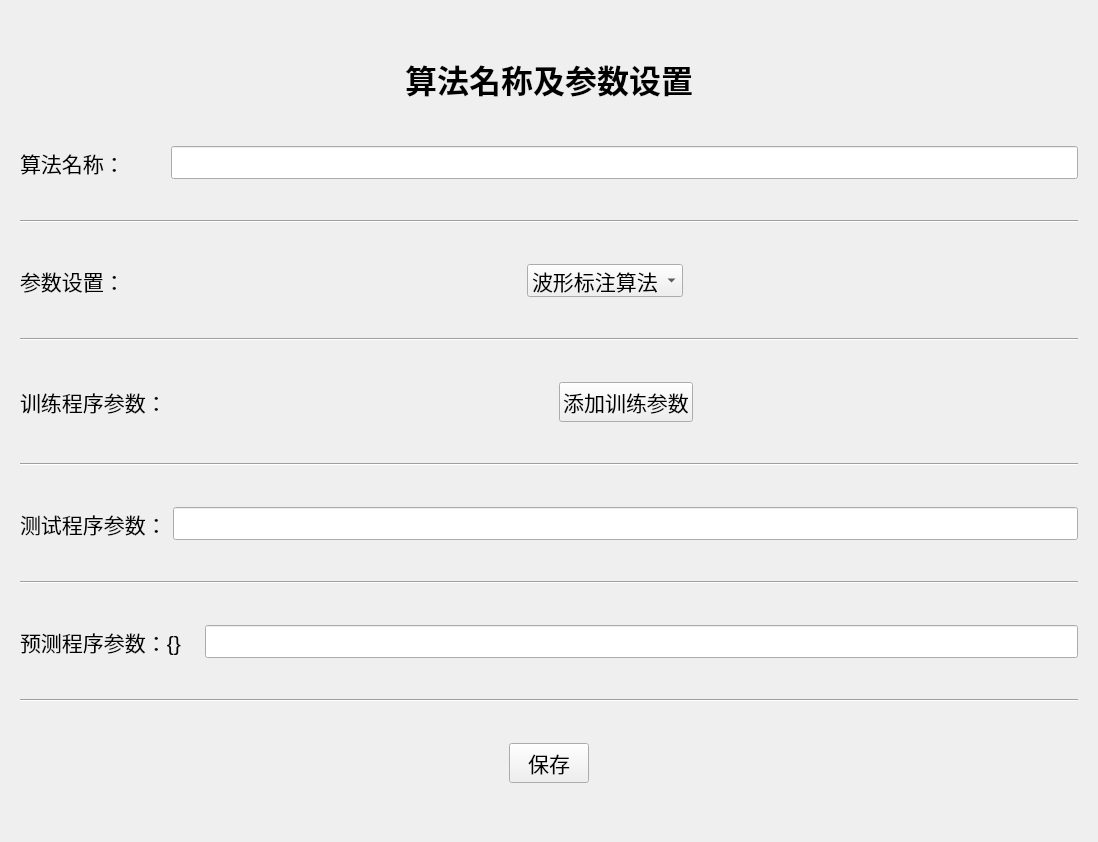
<?xml version="1.0" encoding="UTF-8"?>
<ui version="4.0">
 <class>Parameter</class>
 <widget class="QWidget" name="Parameter">
  <property name="geometry">
   <rect>
    <x>0</x>
    <y>0</y>
    <width>1098</width>
    <height>842</height>
   </rect>
  </property>
  <property name="sizePolicy">
   <sizepolicy hsizetype="Fixed" vsizetype="Fixed">
    <horstretch>0</horstretch>
    <verstretch>0</verstretch>
   </sizepolicy>
  </property>
  <property name="windowTitle">
   <string>算法文件添加</string>
  </property>
  <layout class="QVBoxLayout" name="verticalLayout">
   <item>
    <layout class="QVBoxLayout" name="verticalLayout_3">
     <item>
      <widget class="QWidget" name="widget" native="true">
       <property name="font">
        <font>
         <pointsize>16</pointsize>
        </font>
       </property>
       <layout class="QVBoxLayout" name="verticalLayout_2" stretch="0,1,0,1,0,1,0,1,0,1,0,0">
        <property name="sizeConstraint">
         <enum>QLayout::SetDefaultConstraint</enum>
        </property>
        <item>
         <widget class="QLabel" name="label_Parameter_setting_title">
          <property name="sizePolicy">
           <sizepolicy hsizetype="Preferred" vsizetype="Fixed">
            <horstretch>0</horstretch>
            <verstretch>0</verstretch>
           </sizepolicy>
          </property>
          <property name="maximumSize">
           <size>
            <width>16777215</width>
            <height>50</height>
           </size>
          </property>
          <property name="font">
           <font>
            <pointsize>24</pointsize>
           </font>
          </property>
          <property name="layoutDirection">
           <enum>Qt::LeftToRight</enum>
          </property>
          <property name="text">
           <string>&lt;html&gt;&lt;head/&gt;&lt;body&gt;&lt;p align=&quot;center&quot;&gt;&lt;span style=&quot; font-weight:600;&quot;&gt;算法名称及参数设置&lt;/span&gt;&lt;/p&gt;&lt;/body&gt;&lt;/html&gt;</string>
          </property>
         </widget>
        </item>
        <item>
         <layout class="QHBoxLayout" name="horizontalLayout" stretch="0,0,0">
          <item>
           <widget class="QLabel" name="label_3">
            <property name="text">
             <string>算法名称：</string>
            </property>
           </widget>
          </item>
          <item>
           <spacer name="horizontalSpacer_2">
            <property name="orientation">
             <enum>Qt::Horizontal</enum>
            </property>
            <property name="sizeType">
             <enum>QSizePolicy::Fixed</enum>
            </property>
            <property name="sizeHint" stdset="0">
             <size>
              <width>40</width>
              <height>20</height>
             </size>
            </property>
           </spacer>
          </item>
          <item>
           <widget class="QLineEdit" name="lineEdit_alg_name">
            <property name="text">
             <string/>
            </property>
           </widget>
          </item>
         </layout>
        </item>
        <item>
         <widget class="Line" name="line">
          <property name="orientation">
           <enum>Qt::Horizontal</enum>
          </property>
         </widget>
        </item>
        <item>
         <layout class="QHBoxLayout" name="horizontalLayout_2">
          <item>
           <widget class="QLabel" name="label">
            <property name="text">
             <string>参数设置：</string>
            </property>
           </widget>
          </item>
          <item>
           <layout class="QHBoxLayout" name="horizontalLayout_combobox">
            <item>
             <spacer name="horizontalSpacer_3">
              <property name="orientation">
               <enum>Qt::Horizontal</enum>
              </property>
              <property name="sizeHint" stdset="0">
               <size>
                <width>40</width>
                <height>20</height>
               </size>
              </property>
             </spacer>
            </item>
            <item>
             <widget class="QComboBox" name="comboBox">
              <item>
               <property name="text">
                <string>波形标注算法</string>
               </property>
              </item>
              <item>
               <property name="text">
                <string>状态标注算法</string>
               </property>
              </item>
             </widget>
            </item>
            <item>
             <spacer name="horizontalSpacer">
              <property name="orientation">
               <enum>Qt::Horizontal</enum>
              </property>
              <property name="sizeHint" stdset="0">
               <size>
                <width>40</width>
                <height>20</height>
               </size>
              </property>
             </spacer>
            </item>
           </layout>
          </item>
         </layout>
        </item>
        <item>
         <widget class="Line" name="line_2">
          <property name="orientation">
           <enum>Qt::Horizontal</enum>
          </property>
         </widget>
        </item>
        <item>
         <layout class="QHBoxLayout" name="horizontalLayout_3">
          <item>
           <widget class="QLabel" name="label_2">
            <property name="text">
             <string>训练程序参数：</string>
            </property>
           </widget>
          </item>
          <item>
           <spacer name="horizontalSpacer_7">
            <property name="orientation">
             <enum>Qt::Horizontal</enum>
            </property>
            <property name="sizeType">
             <enum>QSizePolicy::Expanding</enum>
            </property>
            <property name="sizeHint" stdset="0">
             <size>
              <width>40</width>
              <height>20</height>
             </size>
            </property>
           </spacer>
          </item>
          <item>
           <widget class="QPushButton" name="pushButton">
            <property name="text">
             <string>添加训练参数</string>
            </property>
           </widget>
          </item>
          <item>
           <spacer name="horizontalSpacer_6">
            <property name="orientation">
             <enum>Qt::Horizontal</enum>
            </property>
            <property name="sizeType">
             <enum>QSizePolicy::Expanding</enum>
            </property>
            <property name="sizeHint" stdset="0">
             <size>
              <width>40</width>
              <height>20</height>
             </size>
            </property>
           </spacer>
          </item>
         </layout>
        </item>
        <item>
         <widget class="Line" name="line_5">
          <property name="orientation">
           <enum>Qt::Horizontal</enum>
          </property>
         </widget>
        </item>
        <item>
         <layout class="QHBoxLayout" name="horizontalLayout_4">
          <item>
           <widget class="QLabel" name="label_4">
            <property name="text">
             <string>测试程序参数：</string>
            </property>
           </widget>
          </item>
          <item>
           <widget class="QLineEdit" name="lineEdit_2"/>
          </item>
         </layout>
        </item>
        <item>
         <widget class="Line" name="line_4">
          <property name="orientation">
           <enum>Qt::Horizontal</enum>
          </property>
         </widget>
        </item>
        <item>
         <layout class="QHBoxLayout" name="horizontalLayout_5">
          <property name="sizeConstraint">
           <enum>QLayout::SetDefaultConstraint</enum>
          </property>
          <item>
           <widget class="QLabel" name="label_5">
            <property name="text">
             <string>预测程序参数：{}</string>
            </property>
           </widget>
          </item>
          <item>
           <widget class="QLabel" name="label_6">
            <property name="text">
             <string/>
            </property>
           </widget>
          </item>
          <item>
           <widget class="QLineEdit" name="lineEdit"/>
          </item>
         </layout>
        </item>
        <item>
         <widget class="Line" name="line_3">
          <property name="orientation">
           <enum>Qt::Horizontal</enum>
          </property>
         </widget>
        </item>
        <item>
         <layout class="QHBoxLayout" name="horizontalLayout_9">
          <item>
           <spacer name="horizontalSpacer_4">
            <property name="orientation">
             <enum>Qt::Horizontal</enum>
            </property>
            <property name="sizeHint" stdset="0">
             <size>
              <width>40</width>
              <height>20</height>
             </size>
            </property>
           </spacer>
          </item>
          <item>
           <widget class="QPushButton" name="pushButton_save">
            <property name="text">
             <string>保存</string>
            </property>
           </widget>
          </item>
          <item>
           <spacer name="horizontalSpacer_5">
            <property name="orientation">
             <enum>Qt::Horizontal</enum>
            </property>
            <property name="sizeHint" stdset="0">
             <size>
              <width>40</width>
              <height>20</height>
             </size>
            </property>
           </spacer>
          </item>
         </layout>
        </item>
       </layout>
      </widget>
     </item>
    </layout>
   </item>
  </layout>
 </widget>
 <resources/>
 <connections/>
</ui>
